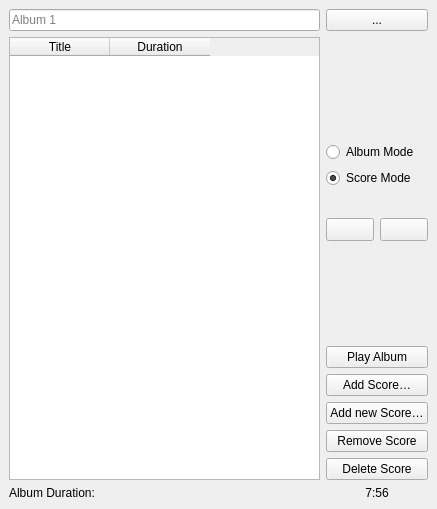
<?xml version="1.0" encoding="UTF-8"?>
<ui version="4.0">
 <class>AlbumManager</class>
 <widget class="QDockWidget" name="AlbumManager">
  <property name="geometry">
   <rect>
    <x>0</x>
    <y>0</y>
    <width>437</width>
    <height>509</height>
   </rect>
  </property>
  <property name="autoFillBackground">
   <bool>false</bool>
  </property>
  <property name="floating">
   <bool>false</bool>
  </property>
  <property name="windowTitle">
   <string>Album Manager</string>
  </property>
  <widget class="QWidget" name="dockWidgetContents">
   <layout class="QVBoxLayout" name="verticalLayout">
    <item>
     <layout class="QGridLayout" name="gridLayout">
      <item row="15" column="1">
       <widget class="QLabel" name="durationLabel">
        <property name="text">
         <string>7:56</string>
        </property>
        <property name="alignment">
         <set>Qt::AlignCenter</set>
        </property>
       </widget>
      </item>
      <item row="2" column="1">
       <widget class="QRadioButton" name="albumModeButton">
        <property name="text">
         <string>Album Mode</string>
        </property>
       </widget>
      </item>
      <item row="0" column="1">
       <layout class="QHBoxLayout" name="horizontalLayout_4">
        <item>
         <widget class="QPushButton" name="settingsButton">
          <property name="sizePolicy">
           <sizepolicy hsizetype="Preferred" vsizetype="Preferred">
            <horstretch>0</horstretch>
            <verstretch>0</verstretch>
           </sizepolicy>
          </property>
          <property name="layoutDirection">
           <enum>Qt::LeftToRight</enum>
          </property>
          <property name="text">
           <string>...</string>
          </property>
         </widget>
        </item>
       </layout>
      </item>
      <item row="12" column="1">
       <widget class="QPushButton" name="addNew">
        <property name="text">
         <string>Add new Score…</string>
        </property>
       </widget>
      </item>
      <item row="15" column="0">
       <widget class="QLabel" name="label_2">
        <property name="text">
         <string>Album Duration:</string>
        </property>
       </widget>
      </item>
      <item row="10" column="1">
       <widget class="QPushButton" name="playButton">
        <property name="text">
         <string>Play Album</string>
        </property>
       </widget>
      </item>
      <item row="13" column="1">
       <widget class="QPushButton" name="remove">
        <property name="toolTip">
         <string>Remove current score</string>
        </property>
        <property name="text">
         <string>Remove Score</string>
        </property>
       </widget>
      </item>
      <item row="14" column="1">
       <widget class="QPushButton" name="deleteButton">
        <property name="text">
         <string>Delete Score</string>
        </property>
       </widget>
      </item>
      <item row="9" column="1">
       <spacer name="verticalSpacer2">
        <property name="orientation">
         <enum>Qt::Vertical</enum>
        </property>
        <property name="sizeHint" stdset="0">
         <size>
          <width>20</width>
          <height>40</height>
         </size>
        </property>
       </spacer>
      </item>
      <item row="1" column="1">
       <spacer name="verticalSpacer3">
        <property name="orientation">
         <enum>Qt::Vertical</enum>
        </property>
        <property name="sizeHint" stdset="0">
         <size>
          <width>20</width>
          <height>40</height>
         </size>
        </property>
       </spacer>
      </item>
      <item row="0" column="0">
       <widget class="QLineEdit" name="albumTitleEdit">
        <property name="placeholderText">
         <string>Album 1</string>
        </property>
       </widget>
      </item>
      <item row="11" column="1">
       <widget class="QPushButton" name="add">
        <property name="text">
         <string>Add Score…</string>
        </property>
       </widget>
      </item>
      <item row="8" column="1">
       <layout class="QHBoxLayout" name="horizontalLayout_3">
        <item>
         <widget class="QToolButton" name="up">
          <property name="sizePolicy">
           <sizepolicy hsizetype="Preferred" vsizetype="Fixed">
            <horstretch>0</horstretch>
            <verstretch>0</verstretch>
           </sizepolicy>
          </property>
          <property name="toolTip">
           <string>Move current score up in list</string>
          </property>
          <property name="text">
           <string notr="true"/>
          </property>
          <property name="icon">
           <iconset resource="musescore.qrc">
            <normaloff>:/data/icons/arrow_up.svg</normaloff>:/data/icons/arrow_up.svg</iconset>
          </property>
         </widget>
        </item>
        <item>
         <widget class="QToolButton" name="down">
          <property name="sizePolicy">
           <sizepolicy hsizetype="Preferred" vsizetype="Fixed">
            <horstretch>0</horstretch>
            <verstretch>0</verstretch>
           </sizepolicy>
          </property>
          <property name="toolTip">
           <string>Move current score down in list</string>
          </property>
          <property name="text">
           <string notr="true"/>
          </property>
          <property name="icon">
           <iconset resource="musescore.qrc">
            <normaloff>:/data/icons/arrow_down.svg</normaloff>:/data/icons/arrow_down.svg</iconset>
          </property>
         </widget>
        </item>
       </layout>
      </item>
      <item row="3" column="1">
       <widget class="QRadioButton" name="scoreModeButton">
        <property name="text">
         <string>Score Mode</string>
        </property>
        <property name="checked">
         <bool>true</bool>
        </property>
       </widget>
      </item>
      <item row="1" column="0" rowspan="14">
       <widget class="QTableWidget" name="scoreList">
        <property name="dragEnabled">
         <bool>true</bool>
        </property>
        <property name="dragDropOverwriteMode">
         <bool>false</bool>
        </property>
        <property name="dragDropMode">
         <enum>QAbstractItemView::NoDragDrop</enum>
        </property>
        <property name="defaultDropAction">
         <enum>Qt::MoveAction</enum>
        </property>
        <property name="showGrid">
         <bool>false</bool>
        </property>
        <property name="columnCount">
         <number>2</number>
        </property>
        <column>
         <property name="text">
          <string>Title</string>
         </property>
        </column>
        <column>
         <property name="text">
          <string>Duration</string>
         </property>
        </column>
       </widget>
      </item>
     </layout>
    </item>
   </layout>
  </widget>
 </widget>
 <resources>
  <include location="musescore.qrc"/>
  <include location="musescore.qrc"/>
 </resources>
 <connections/>
</ui>
